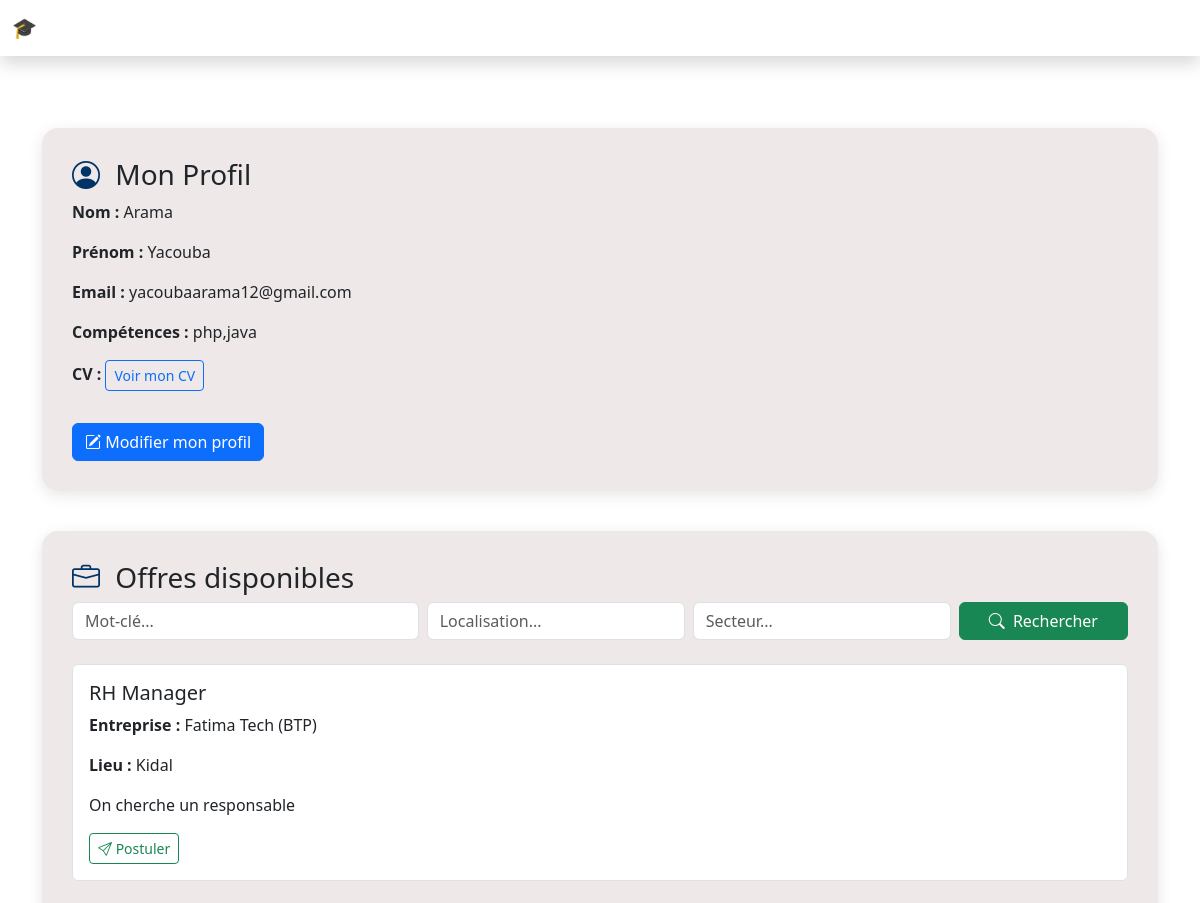
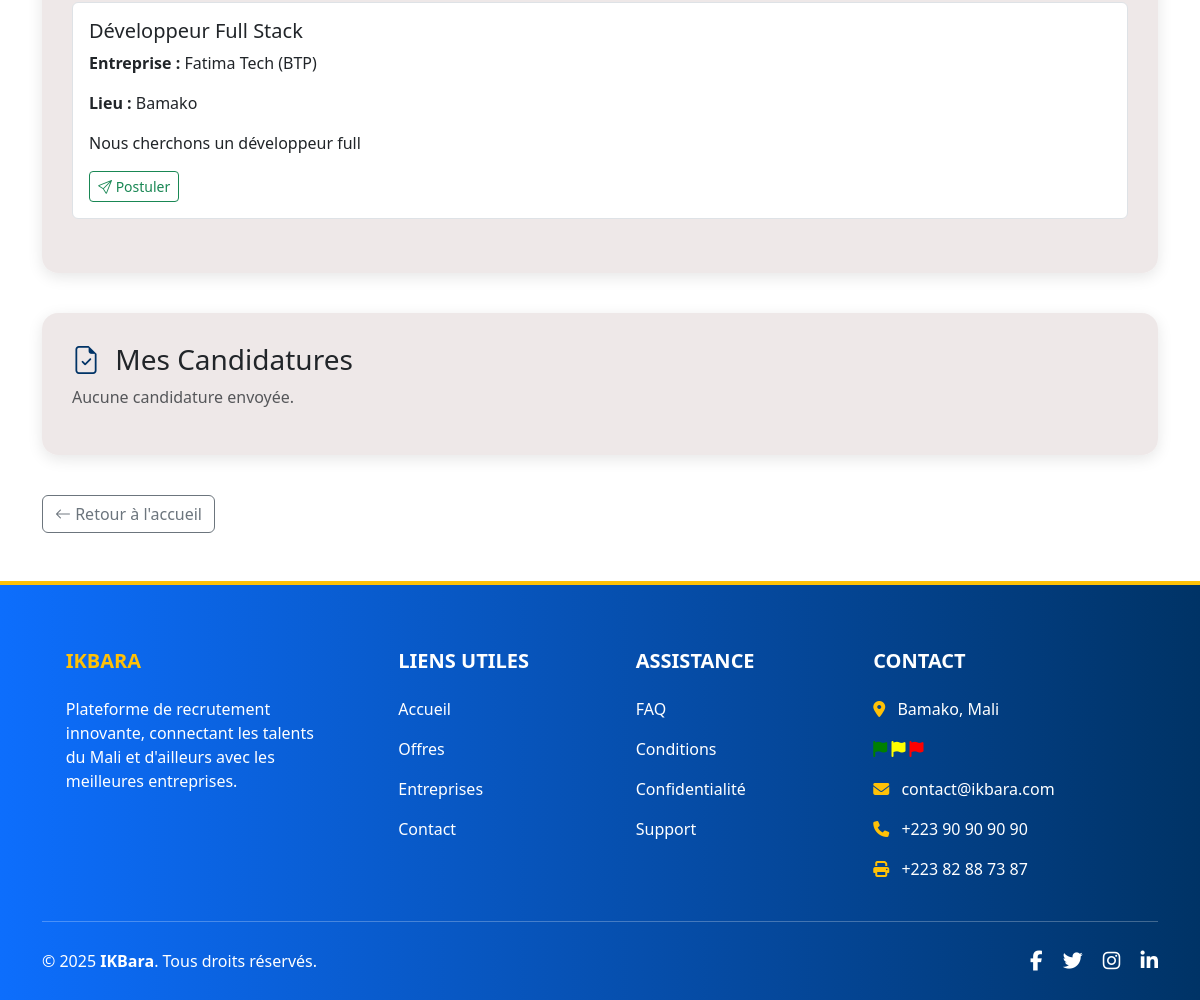
Screenshot of /candidats/tableau_candidat.php (signed in) with the database file from the repository (2 pictures, top to bottom).
### tables this page shows
CREATE TABLE IF NOT EXISTS `profils_candidats` (
  `id_profil` int NOT NULL AUTO_INCREMENT,
  `id_candidat` int NOT NULL,
  `telephone` varchar(20) DEFAULT NULL,
  `niveau_etude` varchar(100) DEFAULT NULL,
  `experience` text,
  `competences` text,
  `cv` varchar(255) DEFAULT NULL,
  `date_completer` datetime DEFAULT CURRENT_TIMESTAMP,
  PRIMARY KEY (`id_profil`),
  KEY `id_candidat` (`id_candidat`)
);

CREATE TABLE IF NOT EXISTS `candidats` (
  `id_candidat` int NOT NULL AUTO_INCREMENT,
  `nom` varchar(100) DEFAULT NULL,
  `prenom` varchar(100) DEFAULT NULL,
  `email` varchar(150) NOT NULL,
  `mot_de_passe` varchar(255) NOT NULL,
  `addresse` varchar(30) DEFAULT NULL,
  `date_inscription` datetime DEFAULT CURRENT_TIMESTAMP,
  `reset_token` varchar(255) DEFAULT NULL,
  `reset_token_expires` datetime DEFAULT NULL,
  `statut` varchar(20) DEFAULT 'actif',
  PRIMARY KEY (`id_candidat`),
  UNIQUE KEY `email` (`email`)
);

CREATE TABLE IF NOT EXISTS `offres_emploi` (
  `id_offre` int NOT NULL AUTO_INCREMENT,
  `id_recruteur` int DEFAULT NULL,
  `titre` varchar(200) NOT NULL,
  `description` text NOT NULL,
  `lieu` varchar(150) DEFAULT NULL,
  `type_contrat` varchar(100) DEFAULT NULL,
  `salaire` varchar(100) DEFAULT NULL,
  `date_publication` datetime DEFAULT CURRENT_TIMESTAMP,
  `date_expiration` date DEFAULT NULL,
  `secteur` varchar(100) DEFAULT NULL,
  `statut` varchar(20) NOT NULL DEFAULT 'publiée',
  PRIMARY KEY (`id_offre`),
  KEY `id_recruteur` (`id_recruteur`)
);

CREATE TABLE IF NOT EXISTS `recruteurs` (
  `id_recruteur` int NOT NULL AUTO_INCREMENT,
  `nom_entreprise` varchar(150) NOT NULL,
  `secteur` varchar(100) DEFAULT NULL,
  `email` varchar(150) NOT NULL,
  `mot_de_passe` varchar(255) NOT NULL,
  `adresse` text,
  `telephone` varchar(20) DEFAULT NULL,
  `description` text,
  `logo` varchar(255) DEFAULT NULL,
  `date_inscription` datetime DEFAULT CURRENT_TIMESTAMP,
  `reset_token` varchar(255) DEFAULT NULL,
  `reset_token_expires` datetime DEFAULT NULL,
  `statut` varchar(20) DEFAULT 'actif',
  PRIMARY KEY (`id_recruteur`),
  UNIQUE KEY `email` (`email`)
);

### candidats/logique_candidat.php (called while the page is built, shortened)
<?php
require_once __DIR__.'/../configuration/connexionbase.php';
$candidat = $_SESSION['utilisateur'];
$stmt = $bdd->prepare(
    "SELECT c.nom, c.prenom, c.email, p.competences, p.cv
     FROM candidats c
     LEFT JOIN profils_candidats p ON c.id_candidat = p.id_candidat
     WHERE c.id_candidat = ?"
);
$stmt->execute([$candidat['id']]);
$profil = $stmt->fetch();
$params = [];
$sql = "SELECT o.*, r.nom_entreprise, r.secteur
        FROM offres_emploi o
        JOIN recruteurs r ON o.id_recruteur = r.id_recruteur";
$sql .= " ORDER BY o.date_publication DESC";
$stmt = $bdd->prepare($sql);
$stmt->execute($params);
$offres = $stmt->fetchAll();
$stmt = $bdd->prepare("SELECT id_offre FROM candidatures WHERE id_candidat = ?");
$stmt->execute([$candidat['id']]);
$mes_candidatures = $stmt->fetchAll(PDO::FETCH_COLUMN);
if (!$mes_candidatures) $mes_candidatures = [];
$stmt = $bdd->prepare(
    "SELECT c.*, o.titre
     FROM candidatures c
     JOIN offres_emploi o ON c.id_offre = o.id_offre
     WHERE c.id_candidat = ?"
);
$stmt->execute([$candidat['id']]);
$candidatures = $stmt->fetchAll();
?>

### candidats/tableau_candidat.php (the view, shortened to what this page needs)
<?php
require_once __DIR__ . '/../configuration/connexionbase.php';
require_once __DIR__ . '/../candidats/logique_candidat.php';
?>
<!DOCTYPE html>
<html lang="fr">
<head>
    <link href="https://cdn.jsdelivr.net/npm/bootstrap@5.3.2/dist/css/bootstrap.min.css" rel="stylesheet">
    <link href="https://cdn.jsdelivr.net/npm/bootstrap-icons@1.10.5/font/bootstrap-icons.css" rel="stylesheet">
    <link rel="stylesheet" href="https://cdnjs.cloudflare.com/ajax/libs/font-awesome/6.0.0-beta3/css/all.min.css">
</head>
<body>
    <?php require_once __DIR__ . '/../includes/header5.php'; ?>
    <div class="container py-5">
        <div id="profil" class="content-section">
            <h3><i class="bi bi-person-circle me-2"></i> Mon Profil</h3>
            <p><strong>Nom :</strong> <?= htmlspecialchars($profil['nom']) ?></p>
            <p><strong>Prénom :</strong> <?= htmlspecialchars($profil['prenom']) ?></p>
            <p><strong>Email :</strong> <?= htmlspecialchars($profil['email']) ?></p>
            <p><strong>Compétences :</strong> <?= $profil['competences'] ? htmlspecialchars($profil['competences']) : 'Non renseigné' ?></p>
            <p><strong>CV :</strong>
                <?php if ($profil['cv']): ?>
                    <a href="/projet_Rabya/candidats/cv/<?= htmlspecialchars($profil['cv']) ?>" target="_blank" class="btn btn-sm btn-outline-primary">Voir mon CV</a>
                <?php else: ?>
                    <span class="text-muted">Aucun CV ajouté</span>
                <?php endif; ?>
            </p>
            <a href="/projet_Rabya/candidats/modifier_profil.php" class="btn btn-primary mt-3">
                <i class="bi bi-pencil-square"></i> Modifier mon profil
            </a>
        </div>
        <div id="offres" class="content-section">
            <h3><i class="bi bi-briefcase me-2"></i> Offres disponibles</h3>
            <form method="GET" class="row g-2 mb-4">
                <div class="col-md-4"><input type="text" name="motcle" class="form-control" placeholder="Mot-clé..."></div>
                <div class="col-md-3"><input type="text" name="localisation" class="form-control" placeholder="Localisation..."></div>
                <div class="col-md-3"><input type="text" name="secteur" class="form-control" placeholder="Secteur...">
                </div>
                <div class="col-md-2 d-grid">
                    <button type="submit" class="btn btn-success"><i class="bi bi-search me-1"></i> Rechercher</button>
                </div>
            </form>
            <?php foreach ($offres as $offre): ?>
                <div class="border rounded p-3 mb-4 bg-white">
                    <h5><?= htmlspecialchars($offre['titre']) ?></h5>
                    <p><strong>Entreprise :</strong> <?= htmlspecialchars($offre['nom_entreprise']) ?> (<?= htmlspecialchars($offre['secteur']) ?>)</p>
                    <p><strong>Lieu :</strong> <?= htmlspecialchars($offre['lieu']) ?></p>
                    <p><?= nl2br(htmlspecialchars($offre['description'])) ?></p>
                    <?php if (in_array($offre['id_offre'], $mes_candidatures)): ?>
                        <button class="btn btn-outline-secondary btn-sm" disabled><i class="bi bi-check-circle"></i> Déjà postulé</button>
                    <?php else: ?>
                        <form method="post" action="postuler.php" style="display:inline;">
                            <button type="submit" class="btn btn-outline-success btn-sm">
                                <i class="bi bi-send"></i> Postuler
                            </button>
                        </form>
                    <?php endif; ?>
                </div>
            <?php endforeach; ?>
        </div>
        <div id="candidatures" class="content-section">
            <h3><i class="bi bi-file-earmark-check me-2"></i> Mes Candidatures</h3>
            <?php if ($candidatures): ?>
                <div class="d-none d-md-flex fw-bold border-bottom pb-2 mb-2" style="font-size:1.08rem;">
                    <div class="col-12 col-md-5">Offre</div>
                    <div class="col-6 col-md-3">Statut</div>
                    <div class="col-6 col-md-4 text-md-center">Action</div>
                </div>
                <ul class="list-group list-group-flush shadow-sm">
                    <?php foreach ($candidatures as $c):
                        $badge = match (strtolower($c['statut'])) {
                            'acceptée' => 'success',
                            'refusée' => 'danger',
                            default => 'secondary',
                        };
                    ?>
                        <li class="list-group-item p-3">
                            <div class="row align-items-center">
                                <div class="col-12 col-md-5 mb-2 mb-md-0 fw-semibold"><?= htmlspecialchars($c['titre']) ?></div>
                                <div class="col-6 col-md-3">
                                    <span class="badge bg-<?= $badge ?>"><?= ucfirst($c['statut']) ?></span>
                                </div>
                                <div class="col-6 col-md-4 text-md-center d-flex justify-content-center gap-2 flex-wrap">
                                    <a href="detail_candidature.php?id_candidature=<?= $c['id_candidature'] ?>" class="btn btn-outline-primary btn-sm">
                                        <i class="bi bi-eye"></i> Voir
                                    </a>
                                    <a href="boite_reception.php?id_candidature=<?= $c['id_candidature'] ?>" class="btn btn-outline-info btn-sm">
                                        <i class="bi bi-chat-dots"></i> Messages
                                    </a>
                                </div>
                            </div>
                        </li>
                    <?php endforeach; ?>
                </ul>
            <?php else: ?>
                <p class="text-muted">Aucune candidature envoyée.</p>
            <?php endif; ?>
        </div>
        <div class="d-flex justify-content-start mt-4">
            <a href="/projet_Rabya/index.php" class="btn btn-outline-secondary">
                <i class="bi bi-arrow-left"></i> Retour à l'accueil
            </a>
        </div>
    </div>
    <?php require_once __DIR__ . '/../includes/footer.php'; ?>
</body>
</html>

### candidats/tableau_candidat.php (style rules this page uses)
.content-section { background-color: rgba(237, 230, 230, 0.92); padding: 30px; border-radius: 16px; box-shadow: 0 4px 15px rgba(0, 0, 0, 0.1); margin-bottom: 40px; }
h3 i { color: #003366; }

### includes/header5.php (style rules this page uses)
body { background-image: url('/projet_Rabya/igm/bg1.jpg'); background-size: cover; font-family: 'Segoe UI', Tahoma, Geneva, Verdana, sans-serif; padding-top: 80px; }
.content-section { background-color: rgba(237, 230, 230, 0.92); padding: 30px; border-radius: 16px; box-shadow: 0 4px 15px rgba(0, 0, 0, 0.1); margin-bottom: 40px; }
h3 i { color: #003366; }

### rows the page displays
profils_candidats: id_candidat.nom "Arama", id_candidat.prenom "Yacouba", id_candidat.email "yacoubaarama12@gmail.com", competences "php,java"
offres_emploi: titre "RH Manager", id_recruteur.nom_entreprise "Fatima Tech", id_recruteur.secteur "BTP", lieu "Kidal", description "On cherche un responsable"
offres_emploi: titre "Développeur Full Stack", id_recruteur.nom_entreprise "Fatima Tech", id_recruteur.secteur "BTP", lieu "Bamako", description "Nous cherchons un développeur full"
